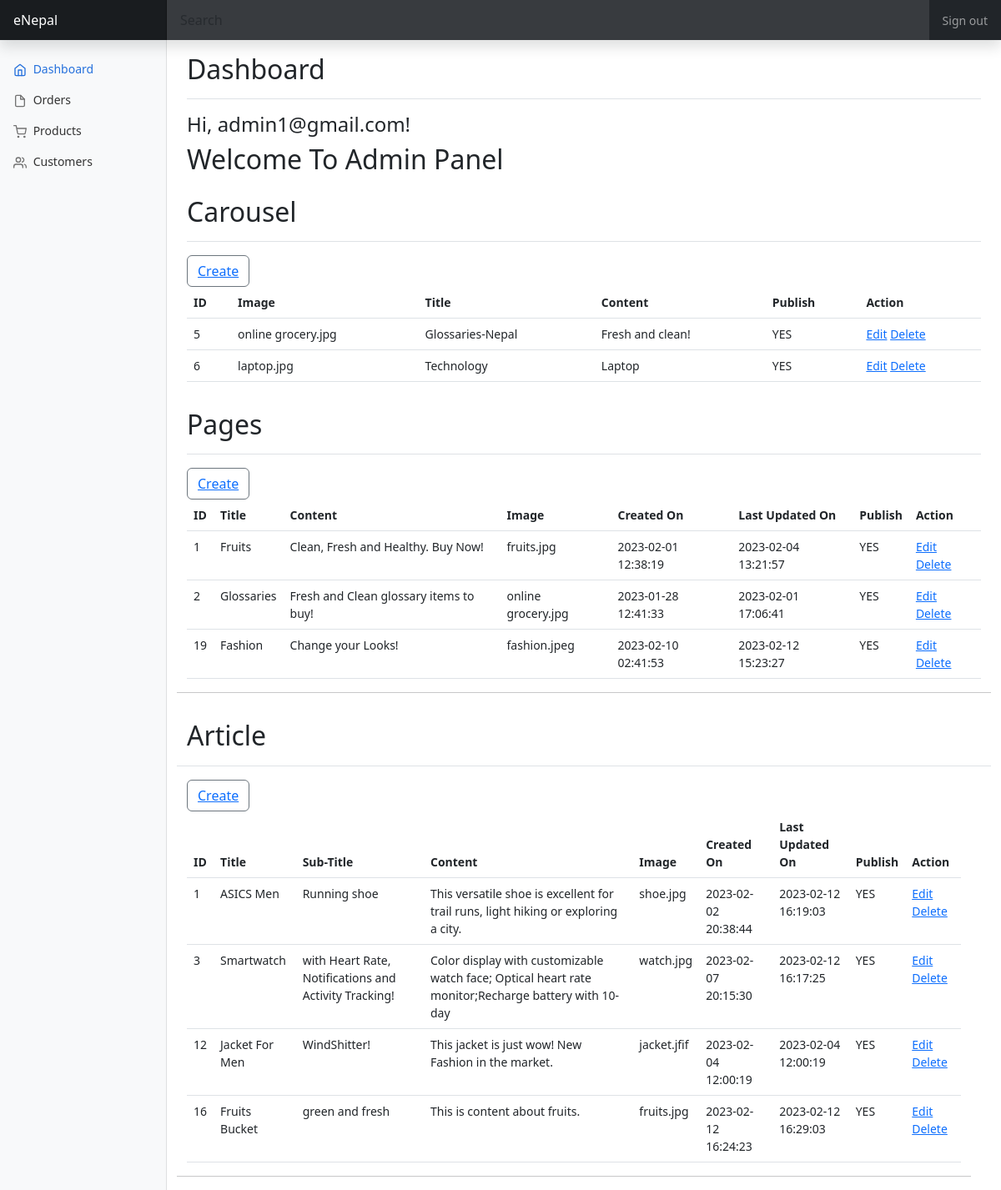
/admin/?page=dashboard (signed in), run on the app's committed database.
### tables this page shows
CREATE TABLE `tbl_carousel` (
  `id` int(11) NOT NULL,
  `filename` varchar(100) NOT NULL,
  `title` text NOT NULL,
  `content` text NOT NULL,
  `publish` tinyint(1) NOT NULL
);

CREATE TABLE `tbl_page` (
  `id` int(11) NOT NULL,
  `filename` varchar(100) NOT NULL,
  `title` varchar(50) NOT NULL,
  `content` varchar(100) NOT NULL,
  `publish` tinyint(1) NOT NULL,
  `created_date` datetime DEFAULT current_timestamp(),
  `updated_date` datetime DEFAULT current_timestamp()
);

CREATE TABLE `tbl_article` (
  `id` int(20) NOT NULL,
  `filename` varchar(100) NOT NULL,
  `title` text NOT NULL,
  `sub_title` text NOT NULL,
  `content` varchar(100) NOT NULL,
  `created_date` datetime DEFAULT current_timestamp(),
  `publish` tinyint(1) NOT NULL,
  `updated_date` datetime DEFAULT current_timestamp()
);

### admin/article/list.php (the view)
<?php
$sql = "SELECT id, title, sub_title, content,filename, publish, created_date, updated_date FROM tbl_article";
$result = $conn->query($sql);
?>
<div class="d-flex justify-content-between flex-wrap flex-md-nowrap align-items-center pt-3 pb-2 mb-3 border-bottom">
    <h1 class="h2">Article</h1>
</div>
<div class="row">
    <div class="col-12">
            <table class="table">
        <thead>
            <tr>
                <th>ID</th>
                <th>Title</th>
                <th>Sub-Title</th>
                <th>Content</th>
                <th>Image</th>
                <th>Created On</th>
                <th>Last Updated On</th>
                <th>Publish</th>
                <th>Action</th>
            </tr>
        </thead>
        <tbody>
            <?php
            if ($result->num_rows > 0) {
                while($row = $result->fetch_assoc()) {
            ?>
                <tr>
                    <td><?php echo $row['id'] ?></td>
                    <td><?php echo $row['title'] ?></td>
                    <td><?php echo $row['sub_title'] ?></td>
                    <td><?php echo $row['content'] ?></td>
                    <td><?php echo $row['filename'] ?></td>
                    <td><?php echo $row['created_date'] ?></td>
                    <td><?php echo $row['updated_date'] ?></td>
                    <td><?php echo $row['publish'] ? 'YES': 'NO' ?></td>
                    <td>
                        <a href="?page=article&action=edit&id=<?php echo $row['id'] ?>">Edit</a>
                        <a href="?page=article&action=delete&id=<?php echo $row['id'] ?>" onclick="return confirm('Are you sure?')">Delete</a>
                    </td>
                </tr>
            <?php
                }
            }
            ?>
        </tbody>
        <button class="btn btn-outline-secondary" type="button"><a href="?page=article&action=create">Create</a></button>
    </table>
    </div>

### admin/carousel/list.php
<?php
$sql = "SELECT id, filename, title, content, publish FROM tbl_carousel";
$result = $conn->query($sql);
?>
<div class="d-flex justify-content-between flex-wrap flex-md-nowrap align-items-center pt-3 pb-2 mb-3 border-bottom">
    <h1 class="h2">Carousel</h1>
</div>
<div class="row">
    <div class="col-12">
            <table class="table">
        <thead>
            <tr>
                <th>ID</th>
                <th>Image</th>
                <th>Title</th>
                <th>Content</th>
                <th>Publish</th>
                <th>Action</th>
            </tr>
        </thead>
        <tbody>
            <?php
            if ($result->num_rows > 0) {
                while($row = $result->fetch_assoc()) {
            ?>
                <tr>
                    <td><?php echo $row['id'] ?></td>
                    <td><?php echo $row['filename'] ?></td>
                    <td><?php echo $row['title'] ?></td>
                    <td><?php echo $row['content'] ?></td>
                    <td><?php echo $row['publish'] ? 'YES': 'NO' ?></td>
                    <td>
                        <a href="?page=carousel&action=edit&id=<?php echo $row['id'] ?>">Edit</a>
                        <a href="?page=carousel&action=delete&id=<?php echo $row['id'] ?>" onclick="return confirm('Are you sure?')">Delete</a>
                    </td>
                </tr>
            <?php
                }
            }
            ?>
        </tbody>
        <button class="btn btn-outline-secondary" type="button"><a href="?page=carousel&action=create">Create</a></button>
    </table>
    </div>

### admin/page/list.php
<?php
$sql = "SELECT id, title, content, filename, publish, created_date, updated_date FROM tbl_page";
$result = $conn->query($sql);
?>
<div class="d-flex justify-content-between flex-wrap flex-md-nowrap align-items-center pt-3 pb-2 mb-3 border-bottom">
    <h1 class="h2">Pages</h1>
</div>
<div class="row">
    <div class="col-12">
            <table class="table">
        <thead>
            <tr>
                <th>ID</th>
                <th>Title</th>
                <th>Content</th>
                <th>Image</th>
                <th>Created On</th>
                <th>Last Updated On</th>
                <th>Publish</th>
                <th>Action</th>
            </tr>
        </thead>
        <tbody>
            <?php
            if ($result->num_rows > 0) {
                while($row = $result->fetch_assoc()) {
            ?>
                <tr>
                    <td><?php echo $row['id'] ?></td>
                    <td><?php echo $row['title'] ?></td>
                    <td><?php echo $row['content'] ?></td>
                    <td><?php echo $row['filename'] ?></td>
                    <td><?php echo $row['created_date'] ?></td>
                    <td><?php echo $row['updated_date'] ?></td>
                    <td><?php echo $row['publish'] ? 'YES': 'NO' ?></td>
                    <td>
                        <a href="?page=pages&action=edit&id=<?php echo $row['id'] ?>">Edit</a>
                        <a href="?page=pages&action=delete&id=<?php echo $row['id'] ?>" onclick="return confirm('Are you sure?')">Delete</a>
                    </td>
                </tr>
            <?php
                }
            }
            ?>
        </tbody>
        <button class="btn btn-outline-secondary" type="button"><a href="?page=pages&action=create">Create</a></button>
    </table>
    </div>

### admin/design/dashboard.css (style rules this page uses)
body { font-size: .875rem; }

### data on the page
tbl_carousel: id "5", filename "online grocery.jpg", title "Glossaries-Nepal", content "Fresh and clean!", publish "YES"
tbl_carousel: id "6", filename "laptop.jpg", title "Technology", content "Laptop", publish "YES"
tbl_page: id "1", title "Fruits", content "Clean, Fresh and Healthy. Buy Now!", filename "fruits.jpg", created_date "2023-02-01 12:38:19", updated_date "2023-02-04 13:21:57", publish "YES"
tbl_page: id "2", title "Glossaries", content "Fresh and Clean glossary items to buy!", filename "online grocery.jpg", created_date "2023-01-28 12:41:33", updated_date "2023-02-01 17:06:41", publish "YES"
tbl_page: id "19", title "Fashion", content "Change your Looks!", filename "fashion.jpeg", created_date "2023-02-10 02:41:53", updated_date "2023-02-12 15:23:27", publish "YES"
tbl_article: id "1", title "ASICS Men", sub_title "Running shoe", content "This versatile shoe is excellent for trail runs, light hiking or exploring a city.", filename "shoe.jpg", created_date "2023-02-02 20:38:44", updated_date "2023-02-12 16:19:03", publish "YES"
tbl_article: id "3", title "Smartwatch", sub_title "with Heart Rate, Notifications and Activity Tracking!", content "Color display with customizable watch face; Optical heart rate monitor;Recharge battery with 10-day", filename "watch.jpg", created_date "2023-02-07 20:15:30", updated_date "2023-02-12 16:17:25", publish "YES"
tbl_article: id "12", title "Jacket For Men", sub_title "WindShitter!", content "This jacket is just wow! New Fashion in the market.", filename "jacket.jfif", created_date "2023-02-04 12:00:19", updated_date "2023-02-04 12:00:19", publish "YES"
tbl_article: id "16", title "Fruits Bucket", sub_title "green and fresh", content "This is content about fruits.", filename "fruits.jpg", created_date "2023-02-12 16:24:23", updated_date "2023-02-12 16:29:03", publish "YES"

### other printed values
$_SESSION['email'] "admin1@gmail.com"
